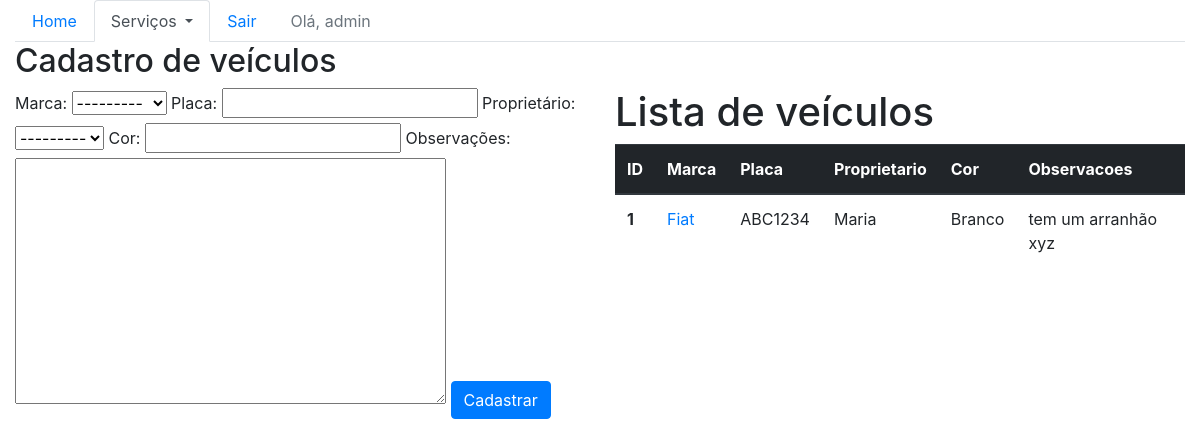
The app's page /sistema/veiculos (signed in), older data.
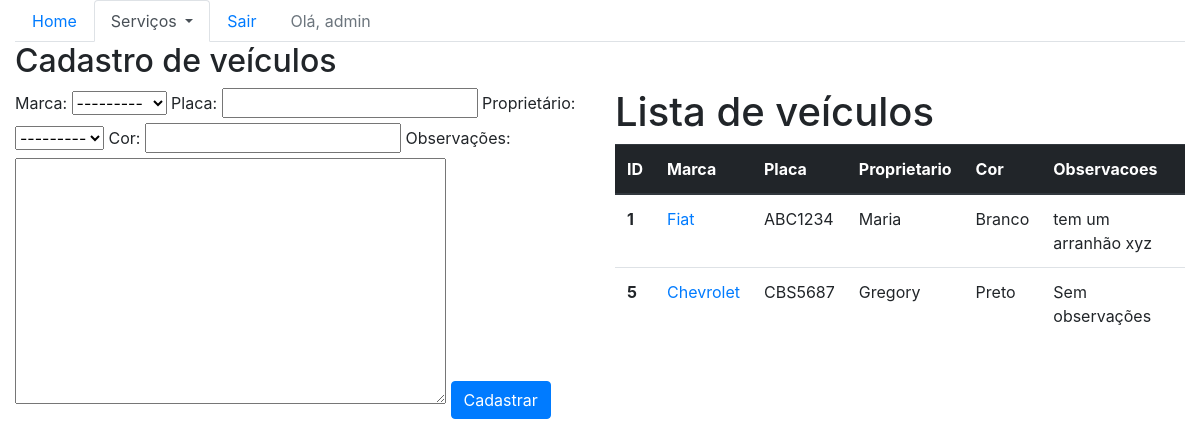
The same page, newer data.
### core/models.py (models this page shows, shortened)
class Veiculo(models.Model):
    marca = models.ForeignKey("Marca", on_delete=models.CASCADE)
    placa = models.CharField(max_length=7)
    proprietario = models.ForeignKey("Pessoa", verbose_name="proprietário", on_delete=models.CASCADE)
    cor = models.CharField(max_length=15)
    observacoes = models.TextField("observações")
    class Meta:
        verbose_name = "Veículo"
        verbose_name_plural = "Veículos"

class Marca(models.Model):
    nome = models.CharField(max_length=50)
    class Meta:
        verbose_name = "marca"
        verbose_name_plural = "marcas"
    def __str__(self):
        return self.nome

class Pessoa(models.Model):
    nome = models.CharField(max_length=100)
    endereco = models.CharField("endereço", max_length=200)
    telefone = models.CharField(max_length=20)
    class Meta:
        verbose_name = "Pessoa"
        verbose_name_plural = "Pessoas"
    def __str__(self):
        return self.nome

### core/views.py (the view)
# urls.py: path('veiculos', lista_veiculos, name='core_lista_veiculos'),
@login_required
def lista_veiculos(request):
    veiculos = Veiculo.objects.all()
    form = VeiculoForm()
    data = {'veiculos': veiculos, 'form': form}
    return render(request, 'core/lista_veiculos.html', data)

### core/forms.py
class VeiculoForm(ModelForm):
    class Meta:
        model = Veiculo
        fields = ('__all__')

### core/templates/core/lista_veiculos.html (shortened to what this page needs)
{% extends 'base.html' %}
{% load bootstrap %}
{% block main %}
    <div class="row">
        <div class="col">
            <h2>Cadastro de veículos</h2>
        </div>
    </div>
    <div class="row">
        <div class="col-sm-6">
            <form action=" {% url 'core_veiculo_novo' %} " method="POST">
                {{ form|bootstrap }}
                <button
                    class="btn btn-primary"
                    type="submit">
                    Cadastrar
                </button>
            </form>
        </div>
        <div class="col-sm-6">
            <h1>Lista de veículos</h1>
            <table class="table">
                <thead class="thead-dark">
                    <tr>
                        <th scope="col">ID</th>
                        <th scope="col">Marca</th>
                        <th scope="col">Placa</th>
                        <th scope="col">Proprietario</th>
                        <th scope="col">Cor</th>
                        <th scope="col">Observacoes</th>
                    </tr>
                </thead>
                <tbody>
                    {% for veiculo in veiculos %}
                        <tr>
                            <th scope="row">{{ veiculo.id }}</th>
                            <td>
                                <a href="{% url 'core_veiculo_update' veiculo.id %}">
                                    {{ veiculo.marca }}
                                </a>
                            </td>
                            <td>{{ veiculo.placa }}</td>
                            <td>{{ veiculo.proprietario }}</td>
                            <td>{{ veiculo.cor }}</td>
                            <td>{{ veiculo.observacoes }}</td>
                        </tr>
                    {% endfor %}
                </tbody>
            </table>
        </div>
    </div>
{% endblock main %}

### templates/base.html (shortened to what this page needs)
{% load static %}
<!DOCTYPE html>
<html lang="pt-br">
<head>
    <link rel="stylesheet" href="{% static 'bootstrap/css/bootstrap.css' %}">
</head>
<body>
    <div class="container-fluid">
        <ul class="nav nav-tabs">
            <li class="nav-item">
                <a
                    class="nav-link
                        "
                    href="{% url 'core_home' %}">
                    Home
                </a>
            </li>
            <li class="nav-item dropdown">
                <a
                    class="nav-link dropdown-toggle
                        {% if not request.resolver_match.url_name == 'core_home' %}
                            active
                        {% endif %}"
                    data-toggle="dropdown" href="#"
                    role="button"
                    aria-haspopup="true"
                    aria-expanded="false">
                    Serviços
                </a>
            </li>
            {% if user.is_authenticated %}
                <li class="nav-item">
                    <a class="nav-link" href="{% url 'logout' %}">Sair</a>
                </li>
                <li class="nav-item">
                    <a class="nav-link disabled" href="#">Olá, {{ user }}</a>
                </li>
            {% else %}
                <li class="nav-item">
                    <a class="nav-link" href="{% url 'login' %}">Entrar</a>
                </li>
            {% endif %}
        </ul>
        {% block main %}
        {% endblock main %}
    </div>
</body>
</html>

Row changes from the older to the newer data that the page shows:
added Veiculo: id "5", marca "Chevrolet", placa "CBS5687", proprietario "Gregory", cor "Preto", observacoes "Sem observações"
